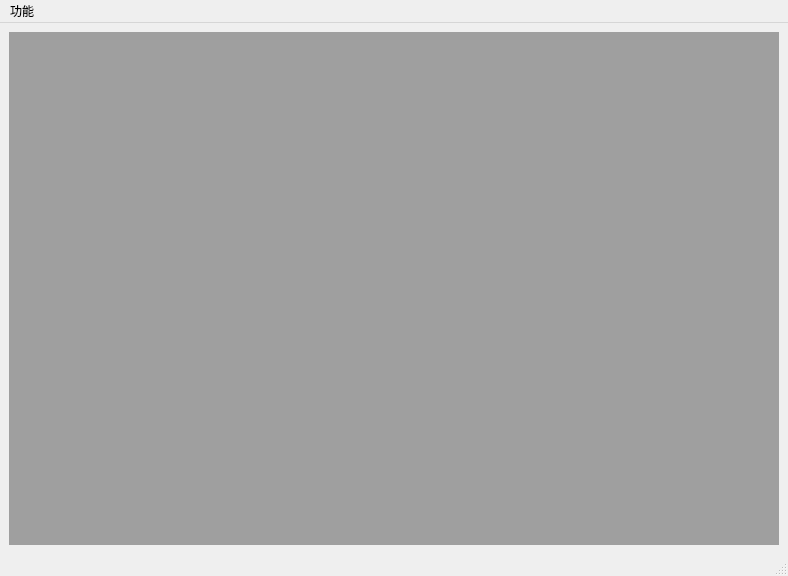
<?xml version="1.0" encoding="UTF-8"?>
<ui version="4.0">
 <class>mainWindow</class>
 <widget class="QMainWindow" name="mainWindow">
  <property name="geometry">
   <rect>
    <x>0</x>
    <y>0</y>
    <width>788</width>
    <height>576</height>
   </rect>
  </property>
  <property name="windowTitle">
   <string>因素分析</string>
  </property>
  <property name="windowIcon">
   <iconset>
    <normaloff>../images/datav-data.png</normaloff>../images/datav-data.png</iconset>
  </property>
  <widget class="QWidget" name="centralwidget">
   <layout class="QHBoxLayout" name="horizontalLayout">
    <item>
     <widget class="QMdiArea" name="mdiArea"/>
    </item>
   </layout>
  </widget>
  <widget class="QStatusBar" name="statusbar"/>
  <widget class="QMenuBar" name="menuBar">
   <property name="geometry">
    <rect>
     <x>0</x>
     <y>0</y>
     <width>788</width>
     <height>22</height>
    </rect>
   </property>
   <widget class="QMenu" name="menu">
    <property name="title">
     <string>功能</string>
    </property>
    <addaction name="actionImport"/>
    <addaction name="actionAnalysis"/>
    <addaction name="actionPearson"/>
    <addaction name="actionRegression"/>
   </widget>
   <addaction name="menu"/>
  </widget>
  <action name="actionImport">
   <property name="text">
    <string>导入</string>
   </property>
  </action>
  <action name="actionAnalysis">
   <property name="text">
    <string>灰色关联</string>
   </property>
  </action>
  <action name="actionPearson">
   <property name="text">
    <string>皮尔逊</string>
   </property>
  </action>
  <action name="actionRegression">
   <property name="text">
    <string>回归分析</string>
   </property>
  </action>
 </widget>
 <resources/>
 <connections/>
</ui>
